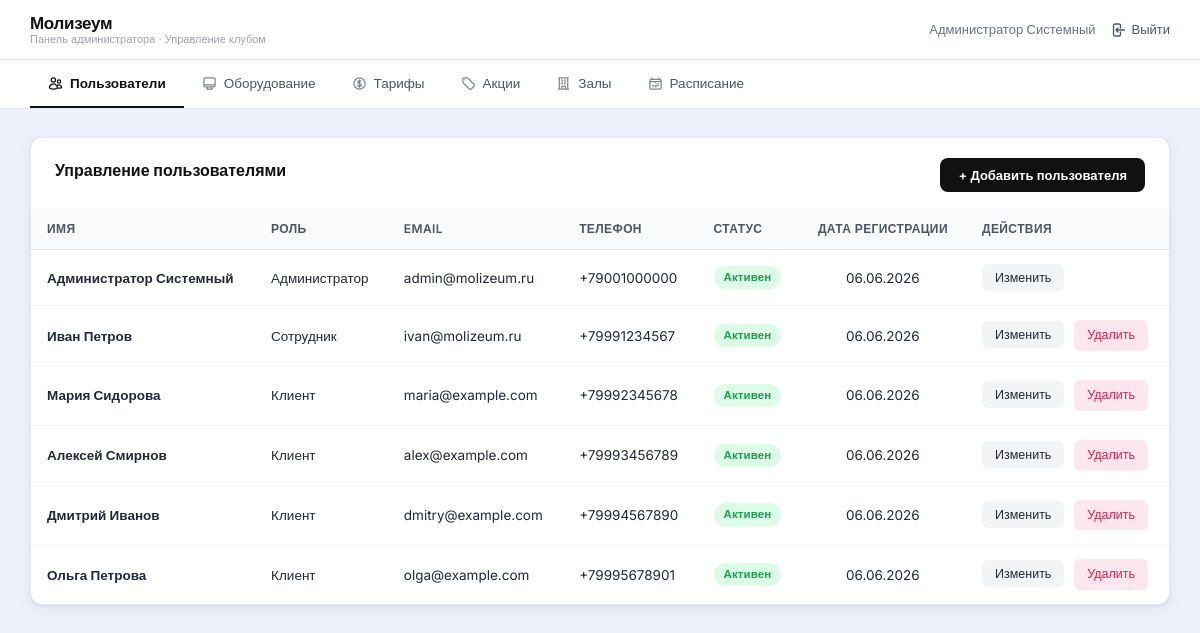
The app's page /admin/clients.php (signed in) with its own data.
### tables this page shows
CREATE TABLE IF NOT EXISTS `users` (
  `id`           INT AUTO_INCREMENT PRIMARY KEY,
  `first_name`   VARCHAR(50)  NOT NULL,
  `last_name`    VARCHAR(50)  NOT NULL,
  `email`        VARCHAR(100) NOT NULL UNIQUE,
  `phone`        VARCHAR(20)  NOT NULL,
  `password`     VARCHAR(255) NOT NULL,
  `role`         ENUM('admin','employee','client') NOT NULL DEFAULT 'client',
  `status`       ENUM('active','blocked','unconfirmed') NOT NULL DEFAULT 'active',
  `balance`      DECIMAL(10,2) NOT NULL DEFAULT 0.00,
  `schedule`     VARCHAR(100) DEFAULT NULL COMMENT 'График работы сотрудника',
  `salary`       INT DEFAULT NULL COMMENT 'Зарплата сотрудника (руб)',
  `created_at`   TIMESTAMP NOT NULL DEFAULT CURRENT_TIMESTAMP
);

### admin/clients.php (the view, shortened to what this page needs)
<?php
require_once '../config.php';
$users = $conn->query("SELECT * FROM users ORDER BY created_at DESC");
?>
<!DOCTYPE html>
<html lang="ru">
<head>
    <link rel="stylesheet" href="../css/style.css">
</head>
<body>
<?php include 'header.php'; ?>
<div class="main-content">
    <div class="table-card">
        <div class="table-card-header">
            <div>
                <div class="table-card-title">Управление пользователями</div>
            </div>
            <button class="btn-add" onclick="openModal()">+ Добавить пользователя</button>
        </div>
        <table class="data-table">
            <thead>
                <tr>
                    <th>Имя</th>
                    <th>Роль</th>
                    <th>Email</th>
                    <th>Телефон</th>
                    <th>Статус</th>
                    <th style="text-align:center">Дата регистрации</th>
                    <th>Действия</th>
                </tr>
            </thead>
            <tbody>
            <?php
            $roles = ['admin'=>'Администратор','employee'=>'Сотрудник','client'=>'Клиент'];
            while ($row = $users->fetch_assoc()):
                $sc = $row['status'] === 'active' ? 'badge-green' : ($row['status'] === 'blocked' ? 'badge-red' : 'badge-yellow');
                $st = $row['status'] === 'active' ? 'Активен' : ($row['status'] === 'blocked' ? 'Заблокирован' : 'Не подтверждён');
            ?>
            <tr>
                <td><strong><?= htmlspecialchars($row['first_name'].' '.$row['last_name']) ?></strong></td>
                <td><?= $roles[$row['role']] ?? $row['role'] ?></td>
                <td><?= htmlspecialchars($row['email']) ?></td>
                <td><?= htmlspecialchars($row['phone']) ?></td>
                <td><span class="badge <?= $sc ?>"><?= $st ?></span></td>
                <td style="text-align:center"><?= date('d.m.Y', strtotime($row['created_at'])) ?></td>
                <td>
                    <button class="action-btn btn-edit" onclick="editUser(<?= htmlspecialchars(json_encode($row)) ?>)">Изменить</button>
                    <?php if ($row['role'] !== 'admin'): ?>
                    <a href="?delete=<?= $row['id'] ?>" class="action-btn btn-delete"
                       onclick="return confirm('Удалить пользователя?')">Удалить</a>
                    <?php endif; ?>
                </td>
            </tr>
            <?php endwhile; ?>
            </tbody>
        </table>
    </div>
</div>
</body>
</html>

### admin/header.php (shortened to what this page needs)
<?php
$current = basename($_SERVER['PHP_SELF']);
$name = $_SESSION['user_name'] ?? 'Администратор';
?>
<!DOCTYPE html>
<html lang="ru">
<head>
    <link rel="stylesheet" href="../css/style.css">
</head>
<body>
<header class="panel-header">
    <div class="panel-header-left">
        <a href="clients.php" class="panel-logo">Молизеум</a>
        <span class="panel-subtitle">Панель администратора · Управление клубом</span>
    </div>
    <div class="panel-header-right">
        <span style="font-size:13px;color:#6b7280;font-weight:500"><?= htmlspecialchars($name) ?></span>
        <a href="../logout.php" class="btn-logout">
            Выйти
        </a>
    </div>
</header>
<nav class="panel-nav">
    <a href="clients.php" class="<?= $current === 'clients.php' ? 'active' : '' ?>">
        Пользователи
    </a>
    <a href="equipment.php" class="<?= $current === 'equipment.php' ? 'active' : '' ?>">
        Оборудование
    </a>
    <a href="plan.php" class="<?= $current === 'plan.php' ? 'active' : '' ?>">
        Тарифы
    </a>
    <a href="promotions.php" class="<?= $current === 'promotions.php' ? 'active' : '' ?>">
        Акции
    </a>
    <a href="halls.php" class="<?= $current === 'halls.php' ? 'active' : '' ?>">
        Залы
    </a>
    <a href="schedule.php" class="<?= $current === 'schedule.php' ? 'active' : '' ?>">
        Расписание
    </a>
</nav>

### css/style.css (style rules this page uses)
:root { --bg: #eef1fb; --white: #ffffff; --black: #111111; --gray-50: #f9fafb; --gray-100: #f3f4f6; --gray-200: #e5e7eb; --gray-400: #9ca3af; --gray-600: #4b5563; --gray-800: #1f2937; --red: #e11d48; --red-light: #fce7ef; --red-dark: #be123c; --green: #16a34a; --green-light: #dcfce7; --blue: #2563eb; --blue-light: #eff6ff; --yellow-light: #fef9c3; --yellow: #a16207; --shadow: 0 1px 3px rgba(0,0,0,.08), 0 4px 16px rgba(0,0,0,.05); --radius: 12px; --radius-sm: 8px; --radius-xs: 6px; }
* { box-sizing: border-box; margin: 0; padding: 0; }
body { font-family: 'Inter', sans-serif; background: var(--bg); color: var(--gray-800); min-height: 100vh; font-size: 14px; line-height: 1.5; }
.panel-header { background: var(--white); border-bottom: 1px solid var(--gray-200); padding: 0 30px; display: flex; align-items: center; justify-content: space-between; height: 60px; position: sticky; top: 0; z-index: 100; box-shadow: 0 1px 4px rgba(0,0,0,.06); }
.panel-header-left { display: flex; flex-direction: column; line-height: 1.2; }
.panel-logo { font-size: 17px; font-weight: 800; color: var(--black); text-decoration: none; letter-spacing: -0.3px; }
.panel-subtitle { font-size: 11px; color: var(--gray-400); font-weight: 400; }
.panel-header-right { display: flex; align-items: center; gap: 14px; }
.btn-logout { display: flex; align-items: center; gap: 6px; color: var(--gray-600); text-decoration: none; font-size: 13px; font-weight: 500; transition: color .15s; }
.btn-logout svg { width: 16px; height: 16px; }
.panel-nav { background: var(--white); border-bottom: 1px solid var(--gray-200); padding: 0 30px; display: flex; gap: 0; }
.panel-nav a { display: flex; align-items: center; gap: 7px; padding: 13px 18px; color: var(--gray-600); text-decoration: none; font-size: 13.5px; font-weight: 500; border-bottom: 2px solid transparent; transition: color .15s, border-color .15s; white-space: nowrap; }
.panel-nav a.active { color: var(--black); border-bottom-color: var(--black); font-weight: 600; }
.panel-nav a svg { width: 15px; height: 15px; opacity: .7; }
.panel-nav a.active svg { opacity: 1; }
.main-content { max-width: 1280px; margin: 0 auto; padding: 28px 30px; }
.table-card { background: var(--white); border-radius: var(--radius); border: 1px solid var(--gray-200); overflow: hidden; box-shadow: var(--shadow); }
.table-card-header { display: flex; justify-content: space-between; align-items: flex-start; padding: 20px 24px 16px; border-bottom: 1px solid var(--gray-100); }
.table-card-title { font-size: 16px; font-weight: 700; color: var(--black); }
.btn-add { background: var(--black); color: var(--white); border: none; padding: 9px 18px; border-radius: var(--radius-sm); font-family: 'Inter', sans-serif; font-size: 13px; font-weight: 600; cursor: pointer; transition: background .15s; white-space: nowrap; }
.data-table { width: 100%; border-collapse: collapse; font-size: 13.5px; }
.data-table thead th { text-align: left; padding: 11px 16px; color: var(--gray-600); font-size: 12px; font-weight: 600; text-transform: uppercase; letter-spacing: 0.4px; background: var(--gray-50); border-bottom: 1px solid var(--gray-200); }
.data-table tbody td { padding: 14px 16px; border-bottom: 1px solid var(--gray-100); color: var(--gray-800); vertical-align: middle; }
.data-table tbody tr:last-child td { border-bottom: none; }
.badge { display: inline-flex; align-items: center; padding: 3px 10px; border-radius: 20px; font-size: 11.5px; font-weight: 600; letter-spacing: 0.1px; }
.badge-green { background: var(--green-light); color: var(--green); }
.action-btn { display: inline-flex; align-items: center; padding: 6px 13px; border-radius: var(--radius-xs); font-family: 'Inter', sans-serif; font-size: 12.5px; font-weight: 500; cursor: pointer; border: none; transition: background .15s, color .15s; text-decoration: none; }
.btn-edit { background: var(--gray-100); color: var(--gray-800); margin-right: 6px; }
.btn-delete { background: var(--red-light); color: var(--red); }

### records on screen
users: first_name+last_name "Администратор Системный", role "Администратор", email "admin@molizeum.ru", phone "+79001000000", status "Активен", created_at "06.06.2026"
users: first_name+last_name "Иван Петров", role "Сотрудник", email "ivan@molizeum.ru", phone "+79991234567", status "Активен", created_at "06.06.2026"
users: first_name+last_name "Мария Сидорова", role "Клиент", email "maria@example.com", phone "+79992345678", status "Активен", created_at "06.06.2026"
users: first_name+last_name "Алексей Смирнов", role "Клиент", email "alex@example.com", phone "+79993456789", status "Активен", created_at "06.06.2026"
users: first_name+last_name "Дмитрий Иванов", role "Клиент", email "dmitry@example.com", phone "+79994567890", status "Активен", created_at "06.06.2026"
users: first_name+last_name "Ольга Петрова", role "Клиент", email "olga@example.com", phone "+79995678901", status "Активен", created_at "06.06.2026"

### other values on screen
$name "Администратор Системный"
